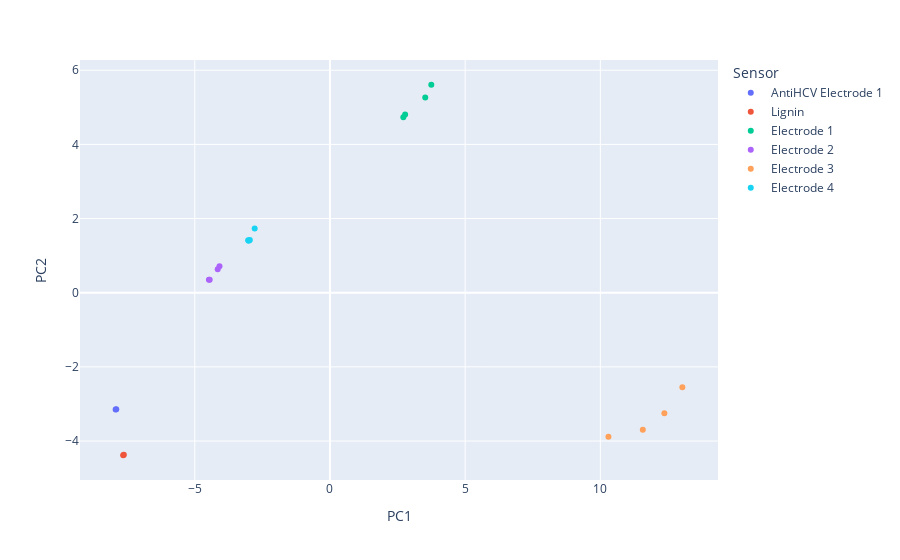

Here is the notebook cell this chart was saved with:
### Code cell
# 4. Scores plot
# check API documentation for plotly.express https://plotly.com/python/3d-scatter-plots

import plotly.express as px

fig = px.scatter(df_scores, x='PC1', y='PC2', color='Sensor')
fig.show()

### Figure 1 — Plotly figure (JSON) as saved in the notebook; plotly's stock layout.template omitted (floating-point values rounded to 4 significant figures)
{"data": [{"hovertemplate": "Sensor=AntiHCV Electrode 1<br>PC1=%{x}<br>PC2=%{y}<extra></extra>", "legendgroup": "AntiHCV Electrode 1", "marker": {"color": "#636efa", "symbol": "circle"}, "mode": "markers", "name": "AntiHCV Electrode 1", "orientation": "v", "showlegend": true, "type": "scatter", "x": [-7.926, -7.903], "xaxis": "x", "y": [-3.147, -3.142], "yaxis": "y"}, {"hovertemplate": "Sensor=Lignin<br>PC1=%{x}<br>PC2=%{y}<extra></extra>", "legendgroup": "Lignin", "marker": {"color": "#EF553B", "symbol": "circle"}, "mode": "markers", "name": "Lignin", "orientation": "v", "showlegend": true, "type": "scatter", "x": [-7.624, -7.648], "xaxis": "x", "y": [-4.372, -4.384], "yaxis": "y"}, {"hovertemplate": "Sensor=Electrode 1<br>PC1=%{x}<br>PC2=%{y}<extra></extra>", "legendgroup": "Electrode 1", "marker": {"color": "#00cc96", "symbol": "circle"}, "mode": "markers", "name": "Electrode 1", "orientation": "v", "showlegend": true, "type": "scatter", "x": [3.524, 2.714, 2.78, 3.748], "xaxis": "x", "y": [5.263, 4.732, 4.807, 5.609], "yaxis": "y"}, {"hovertemplate": "Sensor=Electrode 2<br>PC1=%{x}<br>PC2=%{y}<extra></extra>", "legendgroup": "Electrode 2", "marker": {"color": "#ab63fa", "symbol": "circle"}, "mode": "markers", "name": "Electrode 2", "orientation": "v", "showlegend": true, "type": "scatter", "x": [-4.152, -4.476, -4.448, -4.086], "xaxis": "x", "y": [0.6358, 0.3462, 0.352, 0.7165], "yaxis": "y"}, {"hovertemplate": "Sensor=Electrode 3<br>PC1=%{x}<br>PC2=%{y}<extra></extra>", "legendgroup": "Electrode 3", "marker": {"color": "#FFA15A", "symbol": "circle"}, "mode": "markers", "name": "Electrode 3", "orientation": "v", "showlegend": true, "type": "scatter", "x": [10.3, 11.57, 12.37, 13.03], "xaxis": "x", "y": [-3.887, -3.696, -3.25, -2.55], "yaxis": "y"}, {"hovertemplate": "Sensor=Electrode 4<br>PC1=%{x}<br>PC2=%{y}<extra></extra>", "legendgroup": "Electrode 4", "marker": {"color": "#19d3f3", "symbol": "circle"}, "mode": "markers", "name": "Electrode 4", "orientation": "v", "showlegend": true, "type": "scatter", "x": [-2.963, -3.006, -3.024, -2.784], "xaxis": "x", "y": [1.419, 1.398, 1.416, 1.732], "yaxis": "y"}], "layout": {"legend": {"title": {"text": "Sensor"}, "tracegroupgap": 0}, "margin": {"t": 60}, "xaxis": {"anchor": "y", "domain": [0, 1], "title": {"text": "PC1"}}, "yaxis": {"anchor": "x", "domain": [0, 1], "title": {"text": "PC2"}}}}
